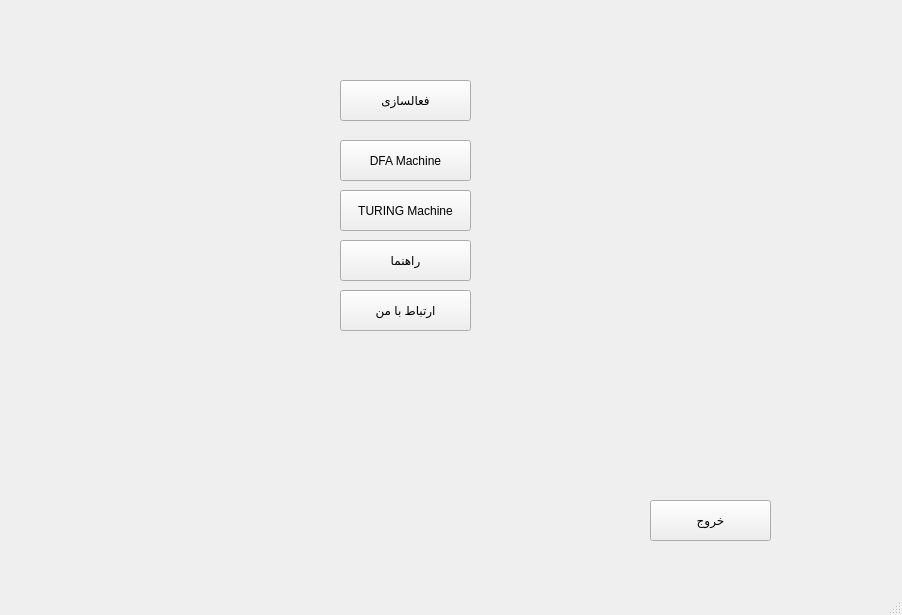
<?xml version="1.0" encoding="UTF-8"?>
<ui version="4.0">
 <class>MainWin</class>
 <widget class="QMainWindow" name="MainWin">
  <property name="geometry">
   <rect>
    <x>0</x>
    <y>0</y>
    <width>902</width>
    <height>615</height>
   </rect>
  </property>
  <property name="windowTitle">
   <string>MainWindow</string>
  </property>
  <property name="styleSheet">
   <string notr="true">background-image: url(:/new/prefix1/background/Blue Light Bokeh.jpg);
color:&quot;white&quot;</string>
  </property>
  <widget class="QWidget" name="centralwidget">
   <widget class="QPushButton" name="pushButton">
    <property name="geometry">
     <rect>
      <x>340</x>
      <y>140</y>
      <width>131</width>
      <height>41</height>
     </rect>
    </property>
    <property name="text">
     <string>DFA Machine</string>
    </property>
   </widget>
   <widget class="QPushButton" name="pushButton_2">
    <property name="geometry">
     <rect>
      <x>340</x>
      <y>190</y>
      <width>131</width>
      <height>41</height>
     </rect>
    </property>
    <property name="text">
     <string>TURING Machine</string>
    </property>
   </widget>
   <widget class="QPushButton" name="pushButton_3">
    <property name="geometry">
     <rect>
      <x>340</x>
      <y>240</y>
      <width>131</width>
      <height>41</height>
     </rect>
    </property>
    <property name="text">
     <string>راهنما</string>
    </property>
   </widget>
   <widget class="QPushButton" name="pushButton_4">
    <property name="geometry">
     <rect>
      <x>340</x>
      <y>290</y>
      <width>131</width>
      <height>41</height>
     </rect>
    </property>
    <property name="text">
     <string>ارتباط با من</string>
    </property>
   </widget>
   <widget class="QPushButton" name="pushButton_5">
    <property name="geometry">
     <rect>
      <x>340</x>
      <y>80</y>
      <width>131</width>
      <height>41</height>
     </rect>
    </property>
    <property name="text">
     <string>فعالسازی</string>
    </property>
   </widget>
   <widget class="QPushButton" name="pushButton_6">
    <property name="geometry">
     <rect>
      <x>650</x>
      <y>500</y>
      <width>121</width>
      <height>41</height>
     </rect>
    </property>
    <property name="text">
     <string>خروج</string>
    </property>
   </widget>
  </widget>
  <widget class="QMenuBar" name="menubar">
   <property name="geometry">
    <rect>
     <x>0</x>
     <y>0</y>
     <width>902</width>
     <height>20</height>
    </rect>
   </property>
  </widget>
  <widget class="QStatusBar" name="statusbar"/>
 </widget>
 <resources/>
 <connections/>
</ui>
